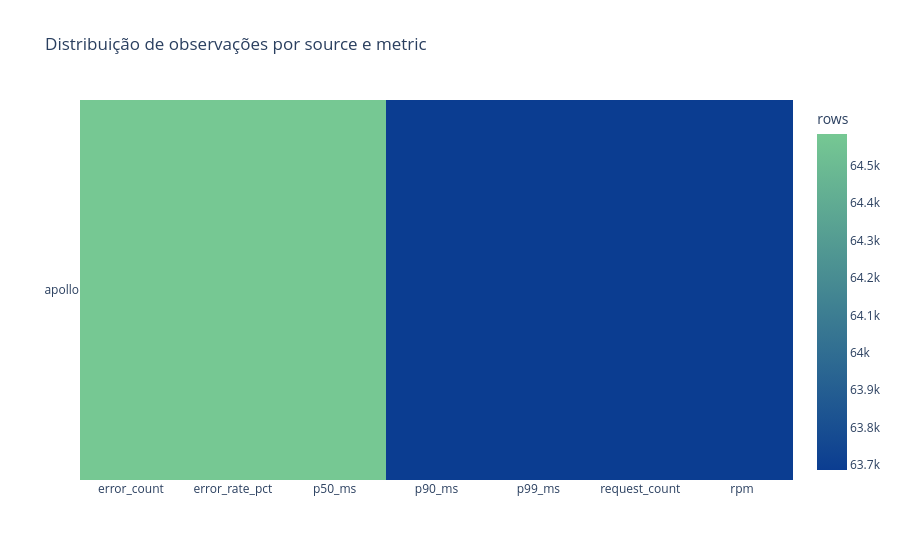

The code cell stored with this chart in its notebook:
### Markdown cell above
## 1. Distribuição por source, entity e metric

A primeira visualização mostra quais séries existem dentro da janela escolhida e como elas se distribuem por origem. Ela ajuda a responder três perguntas: quais `source` aparecem, quais `entity` existem dentro de cada origem e quais `metric` estão disponíveis para análise.

O quadro impresso por `display(source_distribution)` resume a cobertura por origem. O heatmap em `source_metric_heatmap(series_catalog)` compacta esse catálogo em uma matriz visual para destacar concentração de séries, diversidade por origem e eventuais lacunas.

Se nada aparecer, normalmente significa que a janela não cobre dados úteis para o recorte selecionado ou que a origem não possui séries naquele intervalo.

### Code cell
source_distribution = load_source_distribution(engine, start_ms, end_ms)
display(source_distribution)

selected_source = source_distribution.iloc[0]["source"] if not source_distribution.empty else None
series_catalog = (
    list_series(engine, selected_source, start_ms, end_ms) if selected_source is not None else None
)
if series_catalog is not None:
    display(series_catalog)
    source_metric_heatmap(series_catalog).show()

### Figure 1 — Plotly figure (JSON) as saved in the notebook; plotly's stock layout.template omitted (floating-point values rounded to 4 significant figures)
{"data": [{"colorbar": {"title": {"text": "rows"}}, "colorscale": [[0, "#0b3d91"], [1, "#76c893"]], "hoverongaps": false, "type": "heatmap", "x": ["error_count", "error_rate_pct", "p50_ms", "p90_ms", "p99_ms", "request_count", "rpm"], "y": ["apollo"], "z": [[64584, 64584, 64584, 63687, 63687, 63687, 63687]]}], "layout": {"plot_bgcolor": "#d9d9d9", "title": {"text": "Distribuição de observações por source e metric"}}}
